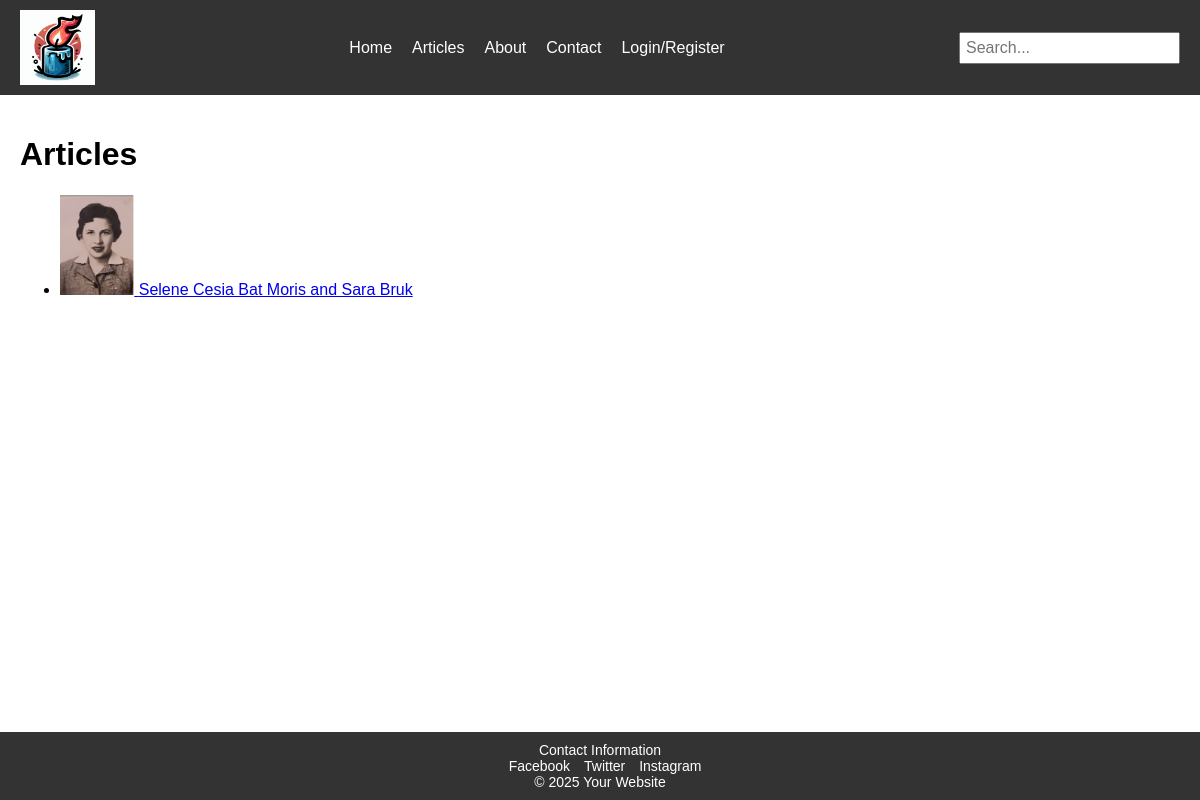
The page /articles on the database its author committed.
### app/models.py (models this page shows, shortened)
class Post(db.Model):
    id = db.Column(db.Integer, primary_key=True)
    title = db.Column(db.String(140), nullable=False)
    publication_date = db.Column(db.DateTime, default=datetime.utcnow)
    user_id = db.Column(db.Integer, db.ForeignKey('user.id'), nullable=False)
    gregorian_death_date = db.Column(db.Date, nullable=False)
    hebrew_year = db.Column(db.Integer, nullable=False)
    hebrew_month = db.Column(db.Integer, nullable=False)
    hebrew_day = db.Column(db.Integer, nullable=False)
    comments = db.relationship('Comment', backref='post', lazy=True)
    milestones = db.relationship('Milestone', backref='post', lazy=True, cascade="all, delete-orphan")  # New relationship
    def __repr__(self):
        return '<Post {}>'.format(self.title)

class Milestone(db.Model):
    id = db.Column(db.Integer, primary_key=True)
    title = db.Column(db.String(140), nullable=False)
    content = db.Column(db.Text, nullable=False)
    image_path = db.Column(db.String(120))
    post_id = db.Column(db.Integer, db.ForeignKey('post.id'), nullable=False)

### app/main/routes.py (the view)
@main.route('/articles')
def articles():
    try:
        posts = Post.query.order_by(Post.publication_date.desc()).all()  # Correctly call all()
        print(f"Fetched Posts: {posts}")
        return render_template('articles.html', posts=posts)  # Correctly pass posts
    except Exception as e:
        print(f"Error rendering template: {e}")
        return str(e)

### app/main/templates/articles.html (shortened to what this page needs)
{% extends "layout.html" %}
{% block content %}
<h1>Articles</h1>
{% if posts %}
<ul>
    {% for post in posts %}
    <li>
        <a href="{{ url_for('main.article', post_id=post.id) }}">
            {% if post.milestones %}
                {% set first_milestone = post.milestones[0] %}
                {% if first_milestone.image_path %}
                    <img src="{{ url_for('static', filename=first_milestone.image_path) }}" alt="{{ first_milestone.title }}" style="max-width: 100px; max-height: 100px;">
                {% endif %}
            {% endif %}
            {{ post.title }}
        </a>
    </li>
    {% endfor %}
</ul>
{% else %}
<p>No articles found.</p>
{% endif %}
{% endblock %}

### app/static/css/styles.css (style rules this page uses)
body { display: flex; flex-direction: column; min-height: 100vh; margin: 0; font-family: Arial, sans-serif; }

### rows shown on the page
Post: image_path (picture), title "Selene Cesia Bat Moris and Sara Bruk"
